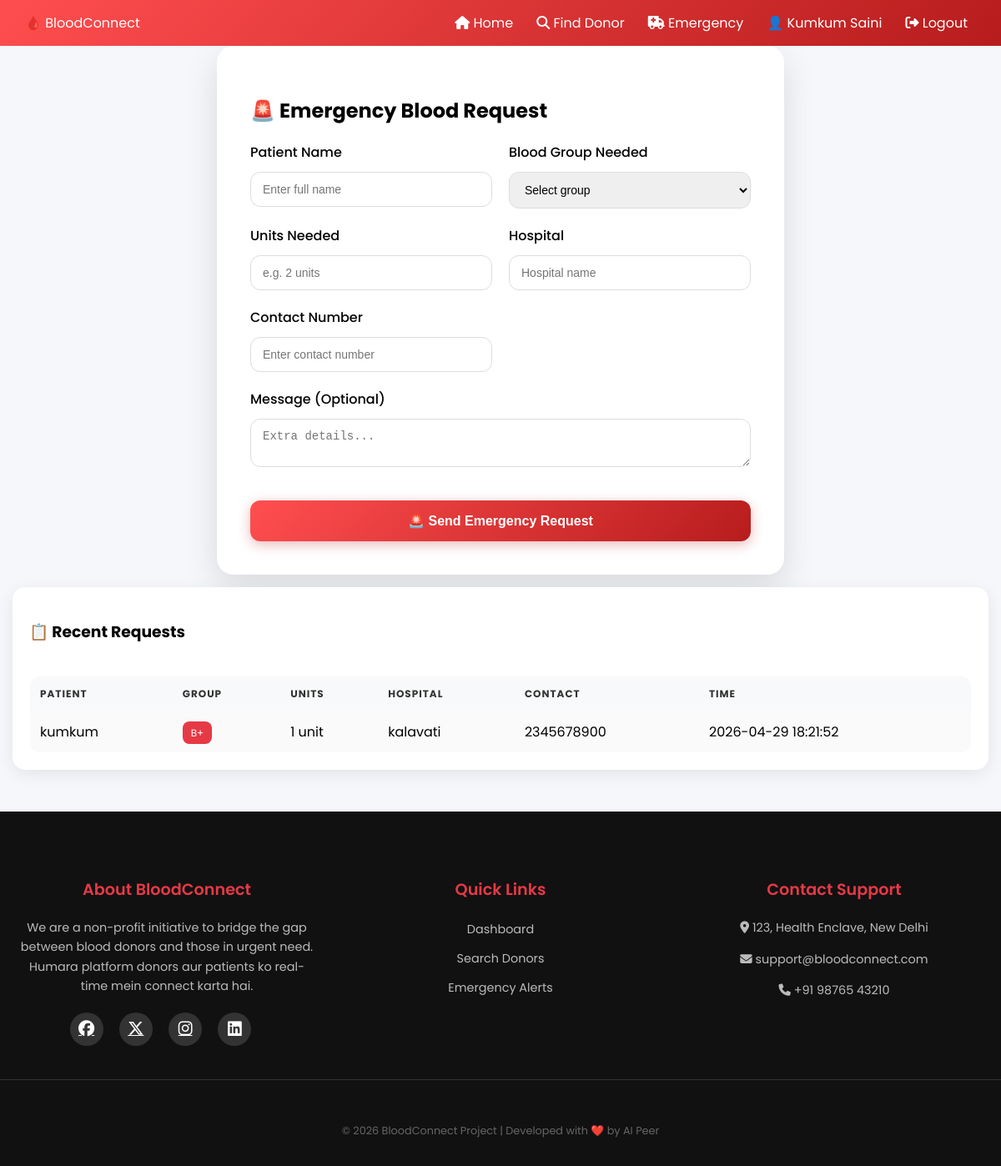
/emergency (signed in), run on the app's committed database.
### tables this page shows
CREATE TABLE emergency_requests(
        id INTEGER PRIMARY KEY AUTOINCREMENT,
        patient_name TEXT,
        blood_group TEXT,
        units_needed TEXT,
        hospital TEXT,
        contact TEXT,
        message TEXT,
        created_at TEXT
    );

### app.py (the view, shortened to what this page needs)
    @app.route("/emergency", methods=["GET", "POST"])
    def emergency_request():
        data = g.db.execute("SELECT * FROM emergency_requests ORDER BY id DESC").fetchall()
        return render_template("emergency.html", requests=data)

### app.py (called while the page is built)
def get_db():
    conn = sqlite3.connect(DB_PATH)
    conn.row_factory = sqlite3.Row
    return conn

### templates/emergency.html (shortened to what this page needs)
{% extends "base.html" %}
{% block content %}
<section class="card form-card">
    <h2>🚨 Emergency Blood Request</h2>
    <form method="POST" action="{{ url_for('emergency_request') }}" class="form-grid">
        <div class="form-group">
            <label>Patient Name</label>
            <input type="text" name="patient_name" placeholder="Enter full name" required>
        </div>
        <div class="form-group">
            <label>Blood Group Needed</label>
            <select name="blood_group" required>
                <option value="">Select group</option>
            </select>
        </div>
        <div class="form-group">
            <label>Units Needed</label>
            <input type="text" name="units_needed" placeholder="e.g. 2 units" required>
        </div>
        <div class="form-group">
            <label>Hospital</label>
            <input type="text" name="hospital" placeholder="Hospital name" required>
        </div>
        <div class="form-group">
            <label>Contact Number</label>
            <input type="text" name="contact" placeholder="Enter contact number" required>
        </div>
        <div class="form-group full">
            <label>Message (Optional)</label>
            <textarea name="message" placeholder="Extra details..."></textarea>
        </div>
        <div class="form-group full">
            <button class="btn-primary">🚨 Send Emergency Request</button>
        </div>
    </form>
</section>
<section class="card">
    <h3>📋 Recent Requests</h3>
    {% if requests %}
        <div class="table-container">
            <table class="modern-table">
                <tr>
                    <th>Patient</th>
                    <th>Group</th>
                    <th>Units</th>
                    <th>Hospital</th>
                    <th>Contact</th>
                    <th>Time</th>
                </tr>
                {% for req in requests %}
                <tr>
                    <td>{{ req["patient_name"] }}</td>
                    <td><span class="badge">{{ req["blood_group"] }}</span></td>
                    <td>{{ req["units_needed"] }}</td>
                    <td>{{ req["hospital"] }}</td>
                    <td>{{ req["contact"] }}</td>
                    <td>{{ req["created_at"] }}</td>
                </tr>
                {% endfor %}
            </table>
        </div>
    {% else %}
        <p class="empty-text">No emergency requests yet.</p>
    {% endif %}
</section>
{% endblock %}

### static/style.css (style rules this page uses)
body { font-family: 'Poppins', sans-serif; margin: 0; background: #f5f7fb; }
.card { background: white; padding: 20px; margin: 15px; border-radius: 15px; box-shadow: 0 5px 20px rgba(0,0,0,0.08); transition: 0.3s; }
.form-card { background: white; padding: 40px; width: 100%; max-width: 600px; border-radius: 20px; box-shadow: 0 15px 40px rgba(0,0,0,0.12); margin: auto; }
.form-grid { display: grid; grid-template-columns: repeat(2, 1fr); gap: 20px; }
.form-group { display: flex; flex-direction: column; gap: 6px; }
.form-group.full { grid-column: span 2; }
label { font-weight: 500; margin-bottom: 5px; }
input, select, textarea { padding: 12px 14px; border-radius: 12px; border: 1px solid #ddd; font-size: 14px; transition: 0.3s; }
.table-container { overflow-x: auto; }
.modern-table { width: 100%; border-collapse: collapse; }
.modern-table th { background: #e63946; color: white; padding: 10px; }
.modern-table td { padding: 10px; border-bottom: 1px solid #eee; }
.card, .action-card { animation: fadeIn 0.6s ease-in; }
.modern-table { width: 100%; border-collapse: collapse; border-radius: 12px; overflow: hidden; }
.modern-table th { background: linear-gradient(135deg, #ff4e50, #b71c1c); color: white; padding: 12px; text-align: left; }
.modern-table td { padding: 12px; border-bottom: 1px solid #eee; }
.modern-table tr:nth-child(even) { background: #fafafa; }
.badge { background: #e63946; color: white; padding: 5px 10px; border-radius: 8px; font-size: 12px; }
.modern-table { margin-top: 20px; border-radius: 12px; overflow: hidden; border: 1px solid #f0f0f0; }
.modern-table th { background: #f8f9fa; color: #333; font-weight: 700; text-transform: uppercase; font-size: 12px; letter-spacing: 1px; }
.form-card button, .form-card .btn { width: 100%; padding: 15px; background: linear-gradient(135deg, #ff4e50, #b71c1c); color: white; border: none; border-radius: 12px; font-size: 16px; font-weight: bold; cursor: pointer; transition: 0.3s ease; margin-top: 20px; display: block; box-shadow: 0 4px 15px rgba(183, 28, 28, 0.3); }

### data on the page
emergency_requests: patient_name "kumkum", blood_group "B+", units_needed "1 unit", hospital "kalavati", contact "2345678900", created_at "2026-04-29 18:21:52"

### other printed values
{{ session.get('user_name') }} "Kumkum Saini"
